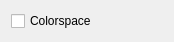
<?xml version="1.0" encoding="UTF-8"?>
<ui version="4.0">
 <class>BowtieBuildSettings</class>
 <widget class="QWidget" name="BowtieBuildSettings">
  <property name="geometry">
   <rect>
    <x>0</x>
    <y>0</y>
    <width>174</width>
    <height>35</height>
   </rect>
  </property>
  <property name="sizePolicy">
   <sizepolicy hsizetype="Preferred" vsizetype="Fixed">
    <horstretch>50</horstretch>
    <verstretch>50</verstretch>
   </sizepolicy>
  </property>
  <property name="windowTitle">
   <string>Form</string>
  </property>
  <layout class="QVBoxLayout" name="verticalLayout">
   <item>
    <widget class="QCheckBox" name="colorspaceCheckBox">
     <property name="text">
      <string>Colorspace</string>
     </property>
    </widget>
   </item>
  </layout>
 </widget>
 <resources/>
 <connections/>
</ui>
